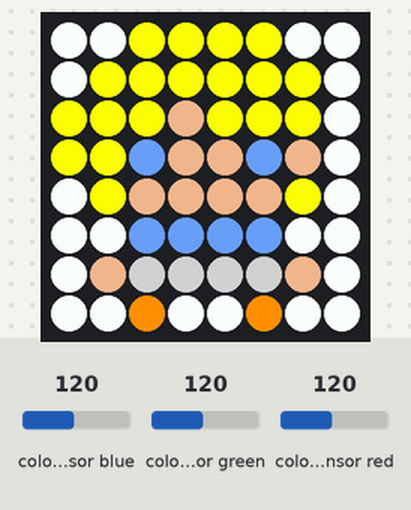
A program run on a simulated Raspberry Pi (BCM pin numbers) with a Sense HAT. Shown: the Sense HAT's 8×8 RGB LED matrix. Inputs (shaded band) come from the test bench; at power-on: colour sensor blue 120, colour sensor green 120, colour sensor red 120. At 0.0 s the program stops and its outputs stay as they are.

Above: at 0.1 s.

The program:

mission_zero.py
```python
from sense_hat import SenseHat
from time import sleep
sense = SenseHat()
sense.set_rotation(0)
sense.colour.gain = 60
sense.colour.integration_cycles = 64

p = (212, 158, 125)
t = (255, 140, 0)
a = (255, 255, 255)
c = (0, 0, 0)
q = (255, 255, 0)
d = (100, 149, 237)

for i in range(28):
    rgb = sense.colour
    c = (rgb.red, rgb.green, rgb.blue)

    image = [
    a, a, q, q, q, q, a, a,
    a, q, q, q, q, q, q, a,
    q, q, q, p, q, q, q, a,
    q, q, d, p, p, d, p, a,
    a, q, p, p, p, p, q, a,
    a, a, d, d, d, d, a, a,
    a, p, c, c, c, c, p, a,
    a, a, t, a, a, t, a, a]

    sense.set_pixels(image)
```
